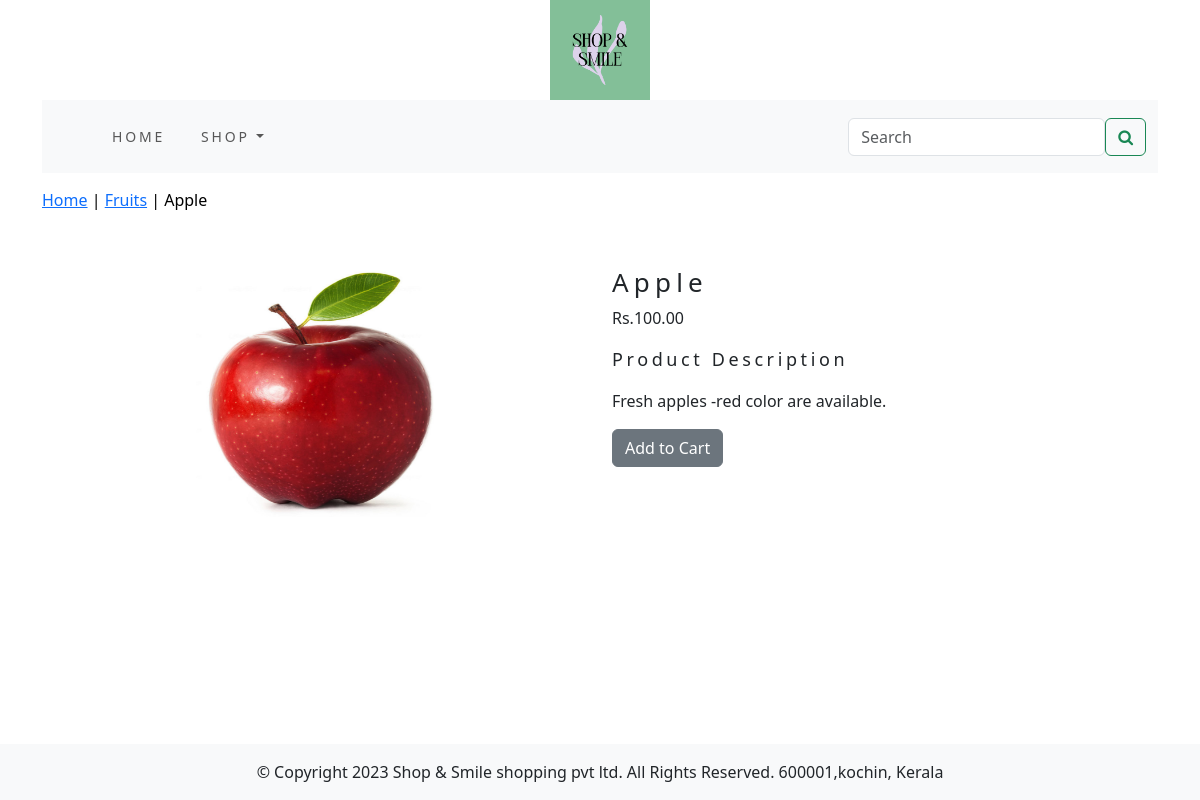
The app's page /fruits/apple/ with its own data.
### shop/models.py (models this page shows, shortened)
class Product(models.Model):
    name = models.CharField(max_length=250, unique=True)
    slug = models.SlugField(max_length=250, unique=True)
    description = models.TextField(blank=True)
    price = models.DecimalField(max_digits=10, decimal_places=2)
    category = models.ForeignKey(Category, on_delete=models.CASCADE)
    image = models.ImageField(upload_to='product', blank=True)
    stock = models.IntegerField()
    available = models.BooleanField(default=True)
    created = models.DateTimeField(auto_now_add=True)
    updated = models.DateTimeField(auto_now=True)
    class Meta:
        ordering = ('name',)
        verbose_name = 'product'
        verbose_name_plural = 'products'

class Category(models.Model):
    name = models.CharField(max_length=250, unique=True)
    slug = models.SlugField(max_length=250, unique=True)
    description = models.TextField()
    image = models.ImageField(upload_to='category', blank=True)
    class Meta:
        ordering = ('name',)
        verbose_name = 'category'
        verbose_name_plural = 'categories'
    def get_url(self):
        return reverse('shop:products_by_category', args=[self.slug])
    def __str__(self):
        return '{}'.format(self.name)

### shop/views.py (the view)
# urls.py: path('<slug:c_slug>/<slug:product_slug>/', views.proDetail, name='prodCatdetail'),
def proDetail(request, c_slug, product_slug):
    try:
        product = Product.objects.get(category__slug=c_slug, slug=product_slug)
    except Exception as e:
        raise e
    return render(request, 'product.html', {'product': product})

### cart/context_processors.py (called while the page is built)
def counter(request):
    item_count = 0
    if 'admin' in request.path:
        return {}
    else:
        try:
            cart = Cart.objects.filter(cart_id=cart_id(request))
            cart_items = CartItem.objects.all().filter(cart=cart[:1])
            for cart_item in cart_items:
                item_count += cart_item.quantity
        except Cart.DoesNotExist:
            item_count = 0
    return dict(item_count=item_count)

### cart/views.py (called while the page is built)
def cart_id(request):
    cart = request.session.session_key
    if not cart:
        cart = request.session.create()
    return cart

### shop/context_processors.py (called while the page is built)
def menu_links(request):
    links=Category.objects.all()
    return dict(links=links)

### templates/product.html (shortened to what this page needs)
{% extends 'base.html' %}
{% load static %}
{% block content %}
<div class="row my_prod_row_class">
  <div class="mx_auto">
    <p><a href="{% url 'shop:allProdcat' %}">Home</a> | <a href="{{product.category.get_url}}">{{product.category}}</a> | {{product.name}} </p>
  </div>
</div>
<div class="container">
<br>
<div class="row">
  <div class="col-12 col-md-12 col-sm-12 col-lg-6 text-center">
    <div style="min-width:18rem">
      <img src="{{product.image.url}}" alt="{{product.name}}" width="250px" height="250px">
    </div>
  </div>
    <div class="col-12 col-sm-12 col-md-12 col-lg-6">
      <div>
      <h1 class="my_prod_title">{{product.name}}</h1>
      <p>Rs.{{product.price}}</p>
      <p class="my_title">Product Description</p>
      <p class="text-justify my_prod_texts">{{product.description}}</p>
      {% if product.stock <= 0 %}
      <p class="text-justify my_prod_texts"><b>Out of Stock</b></p>
      {% else %}
      <a class="btn btn-secondary" href="{% url 'cart:add_cart' product.id %}">Add to Cart</a>
      {% endif %}
    </div>
    </div>
</div>
</div>
{% endblock %}

### static/css/custom.css (style rules this page uses)
body { font-family: 'Roboto', sans-serif; min-height: 100vh; }
.my_title { font-size: 18px; text_transform:uppercase; letter-spacing: .2em; }
.my_prod_row_class { padding-top:15px; padding-bottom:15px; }
.my_prod_row_class .mx_auto { color:#000; font-size:16px; text-decoration:none; }
.my_prod_title { font-size:26px; text_transform:uppercase; letter-spacing: .2em; padding-top:10px: padding-bottom:16px; }
.my_prod_texts { padding-right:20px; }

### records on screen
Product: category "Fruits", name "Apple", image (picture), price "100.00", description "Fresh apples -red color are available."
